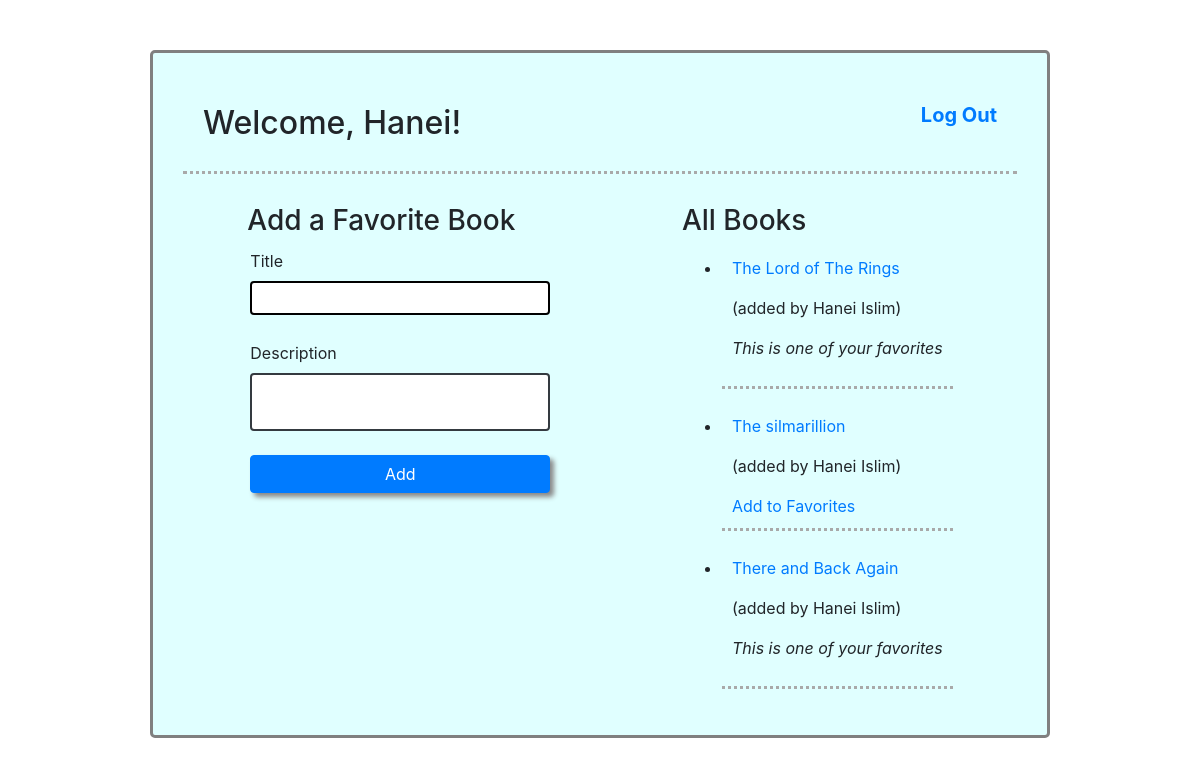
Page /success (signed in) on the committed database.
### main/models.py (models this page shows)
class User(models.Model):
    first_name = models.CharField(max_length=100)
    last_name = models.CharField(max_length=100)
    email = models.EmailField(max_length=100)
    password = models.CharField(max_length=100)
    created_at = models.DateTimeField(auto_now_add = True)
    updated_at = models.DateTimeField(auto_now = True)
    objects = UserManager()

class Book(models.Model):
    title = models.CharField(max_length=100)
    description = models.TextField()
    uploaded_by = models.ForeignKey(User, related_name="books_uploaded", on_delete=models.CASCADE)
    users_who_like = models.ManyToManyField(User, related_name="liked_books")
    created_at = models.DateTimeField(auto_now_add = True)
    updated_at = models.DateTimeField(auto_now = True)
    objects = BookManager()

### main/views.py (the view)
# urls.py: path('success', views.success),
def success(request):
    if 'user_id' in request.session:
        context = {
            "user" : User.objects.get(id=request.session['user_id']),
            "all_users" : User.objects.all(),
            "all_books" : Book.objects.all(),
        }
        return render(request, 'books.html', context)
    else:
        messages.error(request, "Access Restricted, Must be signed in!")
        return redirect('/')

### main/templates/books.html (shortened to what this page needs)
<!DOCTYPE html>
<html lang="en">
<head>
    {% load static %}
    <link rel="stylesheet" href="https://maxcdn.bootstrapcdn.com/bootstrap/4.0.0/css/bootstrap.min.css"/>
    <link rel="stylesheet" type="text/css" href="{% static 'style2.css' %}">
</head>
<body>
    <div class="container">
        <div class="nav-bar">
            <div class="greeting">
                <h2>Welcome, {{user.first_name}}!</h2>
            </div>
            <div class="font-weight-bold h5">
                <p><a href="/logout">Log Out</a></p>
            </div>
        </div>
        <div class="books">
            <div class="book_form">
                <h3>Add a Favorite Book</h3>
                <form action="/add_book" method="POST">
                    <div class="form-input">
                        <label for="book_title">Title</label>
                        <input type="text" name="book_title_add">
                    </div>
                    <div class="form-input">
                        <label for="book_description_add" class="align-top">Description</label>
                        <textarea
                        class="border-dark"
                        style="resize: none;"
                        type="text"
                        name="book_description_add">
                        </textarea><br>
                        <button class="btn btn-primary">Add</button>
                    </div>
                </form>
            </div>
            <div class="display">
                <h3>All Books</h3>
                <ul>
                    {% for book in all_books %}
                    <li>
                        <p><a href="/books/{{book.id}}">{{book.title}}</a></p>
                        <p>(added by {{book.uploaded_by.first_name}} {{book.uploaded_by.last_name}})</p>
                        {% if user in book.users_who_like.all %}
                        <p><em>This is one of your favorites</em></p>
                        {% else %}
                        <a href="/add_to_favorites/{{book.id}}">Add to Favorites</a>
                        {% endif %}
                    </li>
                    {% endfor %}
                </ul>
            </div>
        </div>
    </div>
</body>
</html>

### main/static/style2.css (style rules this page uses)
.container { width: 900px; margin: 50px auto; border: 3px solid gray; padding: 30px; border-radius: 5px; background-color: lightcyan; }
.nav-bar { display: flex; justify-content: space-between; align-items: center; border-bottom: 3px dotted darkgrey; margin-bottom: 30px; padding: 20px; }
.form-input { display: block; padding: 3px; margin-bottom: 20px; }
input, textarea { padding: 3px; border: 2px solid #000; border-radius: 4px; display: block; width: 300px; }
button { width: 300px; box-shadow: 4px 4px 5px #888888; }
.books { display: flex; justify-content: space-around; }
.display li { padding: 10px; margin-bottom: 15px; border-bottom: 3px dotted darkgray; }

### rows in the picture
User: first_name "Hanei"
Book: title "The Lord of The Rings", uploaded_by.first_name "Hanei", uploaded_by.last_name "Islim", shows "This is one of your favorites"
Book: title "The silmarillion", uploaded_by.first_name "Hanei", uploaded_by.last_name "Islim"
Book: title "There and Back Again", uploaded_by.first_name "Hanei", uploaded_by.last_name "Islim", shows "This is one of your favorites"
